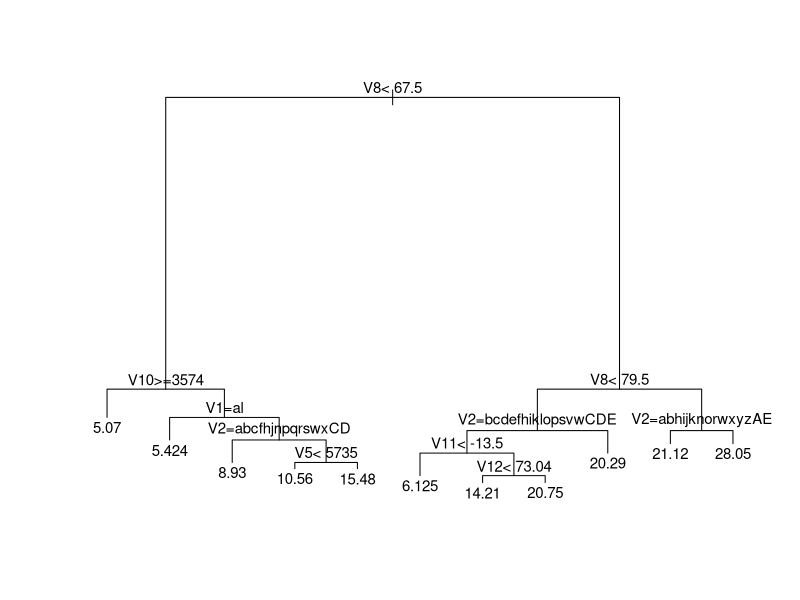
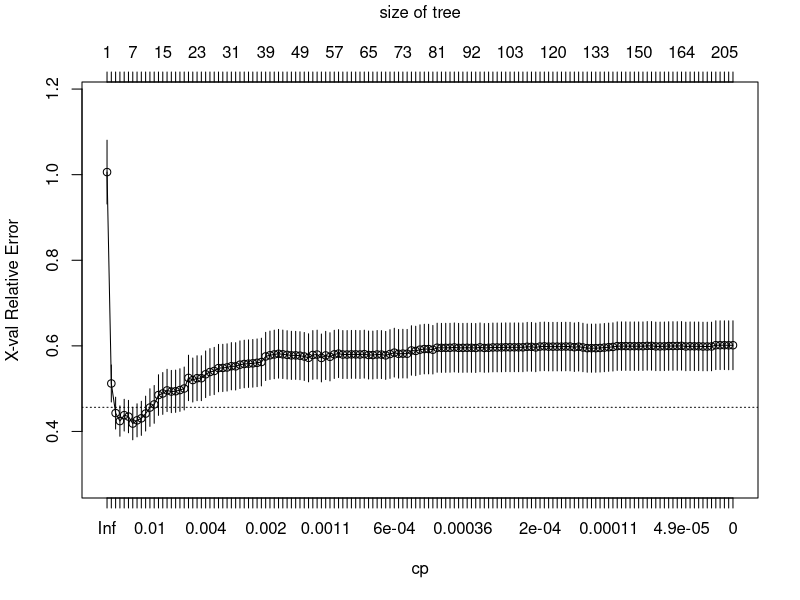
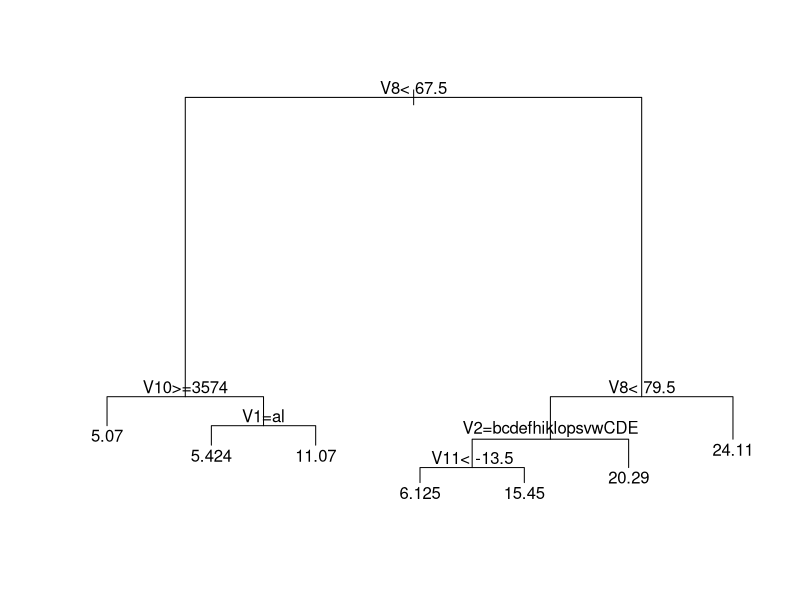

The R source for these figures, in order: (Note: this script raises an error after producing the figures.)
# Chapter 2 CART ----------------------------------------------------------

# 2.6.1 Predicting Ozone Concentration
library("rpart")
data("Ozone", package = "mlbench")
OzTreeDef <- rpart(V4 ~ ., data = Ozone)
plot(OzTreeDef)
text(OzTreeDef, xpd = TRUE, cex = 0.9)

# maximal tree
set.seed(727325)
OzTreeMax <- rpart(V4 ~ ., data = Ozone, minsplit = 2, cp = 0)
plotcp(OzTreeMax)

OzIndcpOpt <- which.min(OzTreeMax$cptable[, 4])
OzcpOpt <- OzTreeMax$cptable[OzIndcpOpt, 1]
OzTreeOpt <- prune(OzTreeMax, cp = OzcpOpt)
plot(OzTreeOpt)
text(OzTreeOpt, xpd = TRUE)

# 2.6.2 Analyzing Genomic Data
library(rpart)
data("vac18", package = "mixOmics")
VAC18 <- data.frame(vac18$genes, stimu = vac18$stimulation)

VacTreeDef <- rpart(stimu ~., data = VAC18)
VacTreeDef

plot(VacTreeDef)
text(VacTreeDef, use.n = TRUE, xpd = TRUE)

# max tree
set.seed(788182)
VacTreeMax <- rpart(stimu ~., data = VAC18, minsplit = 2, cp = 0)
plot(VacTreeMax)
text(VacTreeMax, use.n = TRUE, xpd = TRUE)

# prune the tree
set.seed(413745)
VacTreeMaxLoo <- rpart(stimu ~., data = VAC18, minsplit = 2 ,cp = 0, xval = nrow(VAC18))
par(mfrow = c(1, 2))
plotcp(VacTreeMax)
plotcp(VacTreeMaxLoo)

# optimal tree
VacIndcpOpt <- which.min(VacTreeMaxLoo$cptable[, 4])
VaccpOpt <- VacTreeMaxLoo$cptable[VacIndcpOpt, 1]
VacTreeOpt <- prune(VacTreeMaxLoo, cp = VaccpOpt)
dev.off()
plot(VacTreeOpt)
text(VacTreeOpt, use.n = TRUE, xpd = TRUE)
